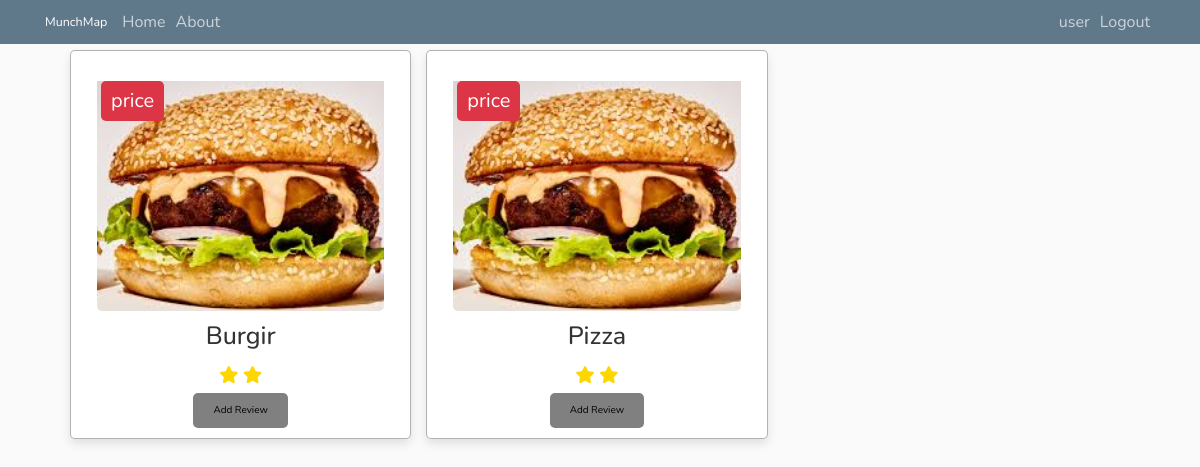
/restaurant/7 (signed in), run on the app's committed database.
### website/models.py (models this page shows, shortened)
class User(db.Model, UserMixin):
    id = db.Column(db.Integer, primary_key=True)
    username = db.Column(db.String(20), unique=True, nullable=False)
    email = db.Column(db.String(120), unique=True, nullable=False)
    image_file = db.Column(db.String(20), nullable=False,
                           default='default.jpg')
    password = db.Column(db.String(60), nullable=False)
    restaurants = db.relationship('Restaurant', backref='owner', lazy=True)
    restaurant_reviews = db.relationship(
        'RestaurantReview', backref='reviewer', lazy=True)
    food_reviews = db.relationship('FoodReview', backref='reviewer', lazy=True)

class Food(db.Model):
    id = db.Column(db.Integer, primary_key=True)
    name = db.Column(db.String(100), nullable=False)
    restaurant_id = db.Column(db.Integer, db.ForeignKey(
        'restaurant.id'), nullable=False)
    image_file = db.Column(db.String(20), nullable=False,
                           default='default.jpg')
    rating = db.Column(db.Float, default=0.0)
    description = db.Column(db.Text, nullable=False, default='No description')
    reviews = db.relationship('FoodReview', backref='review_for', lazy=True)
    def __repr__(self):
        return f"Food('{self.name}', '{self.restaurant_id}')"

### website/restaurants/routes.py (the view)
@restaurants.route("/restaurant/<int:restaurant_id>")
def restaurant(restaurant_id):
    restaurant = Restaurant.query.get_or_404(restaurant_id)
    return render_template('restaurant.html', title=restaurant.name, foods=restaurant.foods, restaurant=restaurant)

### website/models.py (called while the page is built)
@login_manager.user_loader
def load_user(user_id):
    return User.query.get(int(user_id))

### website/templates/restaurant.html (shortened to what this page needs)
<!DOCTYPE html>
<html>
  <head>
    <link
      rel="stylesheet"
      href="https://maxcdn.bootstrapcdn.com/bootstrap/4.0.0/css/bootstrap.min.css"
    />
    <link
      rel="stylesheet"
      href="https://cdnjs.cloudflare.com/ajax/libs/font-awesome/5.15.3/css/all.min.css"
    />
  </head>
  <body>
    <header class="site-header">
      <nav class="navbar navbar-expand-md navbar-dark bg-steel fixed-top">
        <div class="container">
          <a class="navbar-brand mr-8" href="/">MunchMap</a>
          <div class="collapse navbar-collapse" id="navbarToggle">
            <div class="navbar-nav mr-auto">
              <a class="nav-item nav-link" href="{{ url_for('main.home') }}"
                >Home</a
              >
              <a class="nav-item nav-link" href="{{ url_for('main.about') }}"
                >About</a
              >
            </div>
            <div class="navbar-nav">
              {% if current_user.is_authenticated %}
              <a class="nav-item nav-link" href="{{ url_for('users.account') }}"
                >{{ current_user.username }}</a
              >
              <a class="nav-item nav-link" href="{{ url_for('users.logout') }}"
                >Logout</a
              >
              {% endif %}
            </div>
          </div>
        </div>
      </nav>
    </header>
    <div class="box-container">
      {% for food in foods %}
      <div class="box">
        <button class="location-tag">price</button>
        <a href="#">
          <img
            src="{{ url_for('static', filename='profile_pics/' + food.image_file) }}"
            alt=""
          />
        </a>
        <h3>{{ food.name }}</h3>
        <div class="stars">
          <i class="fas fa-star"></i>
          <i class="fas fa-star"></i>
        </div>
        <a href="#" class="btn"> Add Review </a>
      </div>
      {% endfor %}
    </div>
  </body>
</html>

### website/templates/restaurant.html (style rules this page uses)
* { font-family: "Nunito", sans-serif; margin: 0; padding: 0; box-sizing: border-box; outline: none; border: none; text-decoration: none; transition: all 0.2s linear; }
html { font-size: 62.5%; overflow-x: hidden; scroll-behavior: smooth; scroll-padding-top: 6rem; }
body { background: #fafafa; color: #333333; margin-top: 5rem; }
h1, h2, h3, h4, h5, h6 { color: #444444; }
.bg-steel { background-color: #5f788a; }
.site-header .navbar-nav .nav-link { color: #cbd5db; font-size: medium; }
.box-container { margin-left: 70px; display: flex; flex-wrap: wrap; gap: 1.5rem; }
.box-container .box { padding: 10px; background: #fff; box-shadow: 0 0.5rem 1rem rgba(0, 0, 0, 0.1); border: 0.1rem solid rgba(0, 0, 0, 0.3); border-radius: 0.5rem; text-align: center; position: relative; min-width: calc(30.2%); }
.box-container .box img { padding-top: 20px; height: 25rem; object-fit: cover; width: 90%; border-radius: 0.5rem; }
.box-container .box button.location-tag { position: absolute; top: 3rem; left: 3rem; background: var(--red); color: #fff; font-size: 2rem; padding: 0.5rem 1rem; border-radius: 0.5rem; cursor: pointer; }
.box-container .box h3 { color: #333; font-size: 2.5rem; padding-top: 1rem; }
.box-container .box .stars i { color: gold; font-size: 1.7rem; padding: 1rem 0.1rem; }
.btn { background-color: gray; border-radius: 5px; border: 2px; border-color: black; color: black; padding: 10px 20px; transition: background-color 0.3s ease-in-out; }

### data on the page
User: username "user"
Food: image_file (placeholder picture), name "Burgir"
Food: image_file (placeholder picture), name "Pizza"
